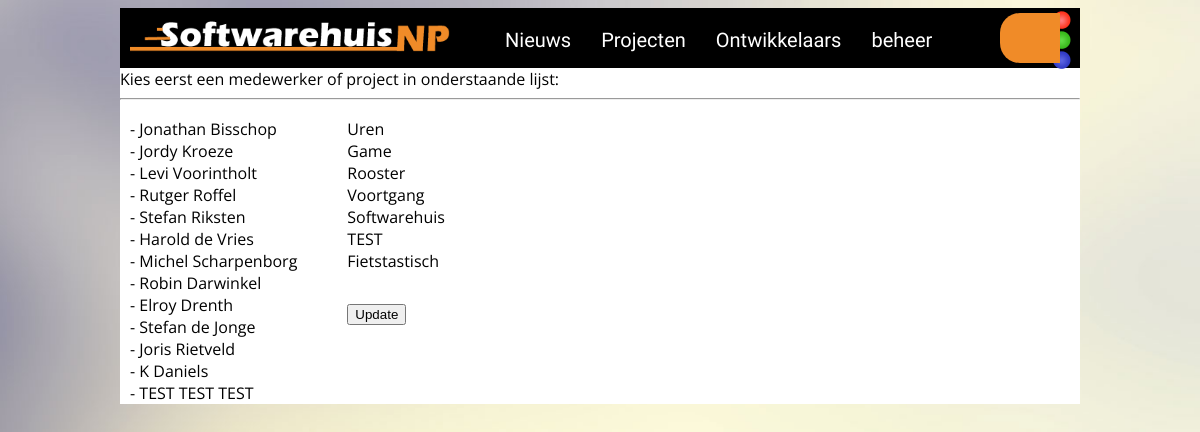
The page /work/admin/index.php?id=4 on the database its author committed.
### tables this page shows
CREATE TABLE IF NOT EXISTS `s_werknemer` (
  `id` int(11) NOT NULL AUTO_INCREMENT,
  `gebruikersnaam` varchar(100) NOT NULL,
  `wachtwoord` varchar(200) NOT NULL DEFAULT '',
  `voornaam` varchar(100) NOT NULL,
  `tussenvoegsel` varchar(100) NOT NULL,
  `achternaam` varchar(100) NOT NULL,
  `level` int(100) NOT NULL DEFAULT '0',
  `omschrijving` text NOT NULL,
  `afbeelding` varchar(200) NOT NULL,
  PRIMARY KEY (`id`)
);

CREATE TABLE IF NOT EXISTS `s_project` (
  `id` int(100) NOT NULL AUTO_INCREMENT,
  `projectcode` varchar(100) NOT NULL DEFAULT '123',
  `titel` varchar(200) NOT NULL,
  `omschrijving` text NOT NULL,
  `link` varchar(200) NOT NULL,
  `datum_oplevering` int(100) NOT NULL DEFAULT '0',
  PRIMARY KEY (`id`)
);

### work/config.php (called while the page is built, shortened)
<?php
	$config = new config();
	$dir = '/site/work/';
?>

### work/classes/database.php (called while the page is built, shortened)
<?php
class database {
	public function __construct($server,$username,$password,$database) {
		$this->connection = new MySQLi($server, $username, $password, $database) or die("ERROR: Kan niet verbinden met de database.");
	}
	public function query($q) {
		$result = mysqli_query($this->connection,$q) or die(mysqli_error($this->connection));
		return $result;
	}
	public function fetch_assoc($q) {
		return mysqli_fetch_assoc($q);
	}
}
?>

### work/admin/beheer.php (the view, shortened to what this page needs)
<?php if(empty($_GET['pid'])){
    echo 'Kies eerst een medewerker of project in onderstaande lijst:<hr>';
}
?>
<div style='float: left; margin-left: 10px; margin-top: 10px;'>
<?php
$query = $database->query("SELECT id, voornaam, tussenvoegsel, achternaam FROM `".$config->dbinfo['prefix']."_werknemer` order by `id`");
while($user = $database->fetch_assoc($query)){
    echo "- <a href='".$dir."admin/?id=4&pid=".$user['id']."'>";
if(@$_GET['pid'] == $user['id']){
    echo '<strong> '.$user['voornaam'].' '.$user['tussenvoegsel'].' '.$user['achternaam'].'</strong>';
} else {
    echo $user['voornaam'].' '.$user['tussenvoegsel'].' '.$user['achternaam'];
}
echo '</a><br />';
}
?>
</div>
<div style='float: left; margin-left: 50px; margin-top: 10px;'>
<form method="post">
<?php
$query2 = $database->query("SELECT id, titel FROM `".$config->dbinfo['prefix']."_project` order by `id`");
while($project = $database->fetch_assoc($query2)){
	if(!empty($_GET['pid'])){
		$query = $database->query("SELECT projectid, werknemerid FROM `".$config->dbinfo['prefix']."_project_werknemer` where `werknemerid`='".$_GET['pid']."' and `projectid`='".$project['id']."'");
    	if($database->num_rows($query) != 0){ $checkbox = ' checked'; } else { $checkbox=''; }
    	echo "
<div class='checkboxDiv' style='clear: both;'><div style='float: left;'><input type='checkbox' value='".$project['id']."' id='checkbox".$project['id']."' name='projecten[]'".$checkbox."><label for='checkbox".$project['id']."'></label></div><div style='float: left;'><a href='".$dir."admin/?id=5&pid=".$project['id']."'>".$project['titel']."</a></div></div>
    	";
	} else {
		echo "<a href='".$dir."admin/?id=5&pid=".$project['id']."'>".$project['titel']."</a><br />";
	}
}
?>
<br /><input type="submit" value="Update" style='margin-top: 10px;'>
</form>
</div>

### work/css/style.css (style rules this page uses)
body { background-image:url('../img/background.jpg'); background-size:cover; background-repeat:no-repeat; font-family: 'Open Sans', sans-serif; }

### work/admin/beheer.php (style rules this page uses)
a { color: black; text-decoration: none; }

### rows shown on the page
s_werknemer: voornaam "Jonathan", achternaam "Bisschop"
s_werknemer: voornaam "Jordy", achternaam "Kroeze"
s_werknemer: voornaam "Levi", achternaam "Voorintholt"
s_werknemer: voornaam "Rutger", achternaam "Roffel"
s_werknemer: voornaam "Stefan", achternaam "Riksten"
s_werknemer: voornaam "Harold", achternaam "de Vries"
s_werknemer: voornaam "Michel", achternaam "Scharpenborg"
s_werknemer: voornaam "Robin", achternaam "Darwinkel"
s_werknemer: voornaam "Elroy", achternaam "Drenth"
s_werknemer: voornaam "Stefan", tussenvoegsel "de", achternaam "Jonge"
s_werknemer: voornaam "Joris", achternaam "Rietveld"
s_werknemer: voornaam "K", achternaam "Daniels"
s_werknemer: voornaam "TEST", tussenvoegsel "TEST", achternaam "TEST"
s_project: titel "Uren"
s_project: titel "Game"
s_project: titel "Rooster"
s_project: titel "Voortgang"
s_project: titel "Softwarehuis"
s_project: titel "TEST"
s_project: titel "Fietstastisch"
